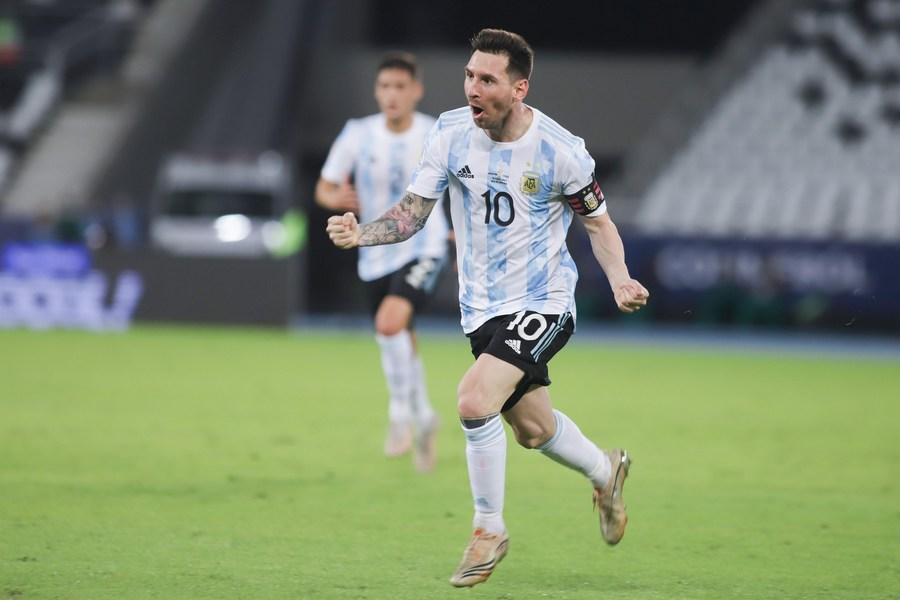
%> input picture messi.jpg, 900 x 600 px
$ octave Prolem_3_3_Add_two_images.m   (GNU Octave 9; MATLAB toolbox functions it lacks are replaced by stand-ins)
%> lines starting %> are read from the running program, lines starting %| are printed output that depends on the picture
% Prolem 3_3 Add two images
clear, clc, close all;

% load images
I1 = imread('messi.jpg');
%> I1 is the input picture: size 600x900x3 uint8; mean R, G, B 120.9, 133.8, 108
I1 = imresize(I1, [183 275]);
%> I1: size 183x275x3 uint8
I2 = imread('ronaldo.jpg');
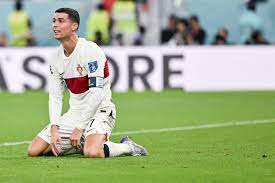
%> input picture ronaldo.jpg, 275 x 183 px
%> I2 is the input picture: size 183x275x3 uint8; mean R, G, B 160.2, 175.4, 137.1
I_and = bitand(I1, I2); % and
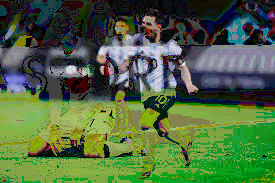
%> I_and: size 183x275x3 uint8; mean R, G, B 79.5, 104.2, 66.1
I_or = bitor(I1, I2);    % or (bitor)
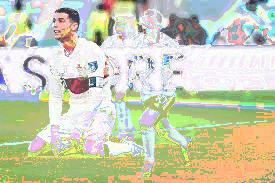
%> I_or: size 183x275x3 uint8; mean R, G, B 201.6, 205, 179.1
I_xor = bitxor(I1, I2);  % xor (bitxor)
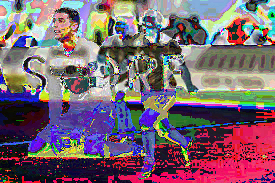
%> I_xor: size 183x275x3 uint8; mean R, G, B 122.1, 100.9, 113

%plot image
subplot(1, 2, 1), imshow(I1), title('Messi');
subplot(1, 2, 2), imshow(I2), title('Ronaldo');
figure
subplot(1, 2, 1), imshow(I_and, []), title('AND image');
subplot(1, 2, 2), imshow(I_or, []), title('OR image');
subplot(1, 3, 1), imshow(I_xor, []), title('XOR image');
imwrite(I_and, 'AND image.jpg');
